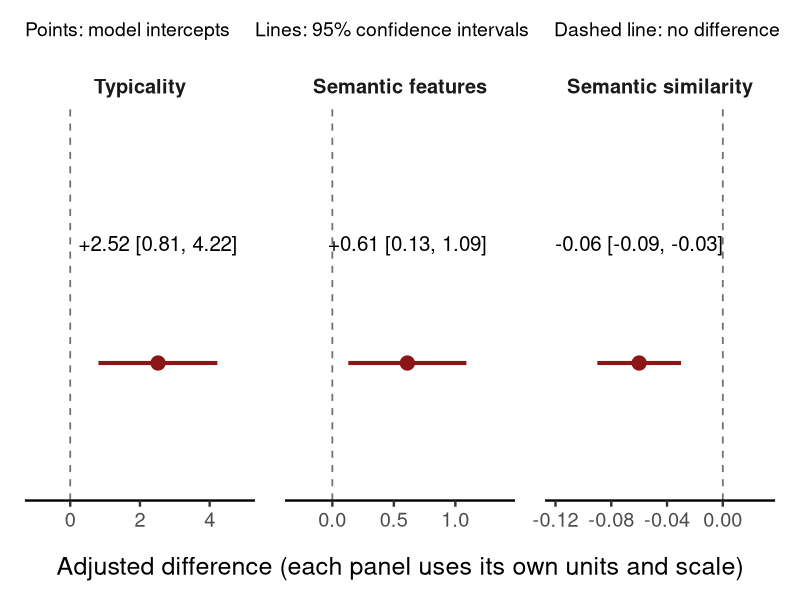
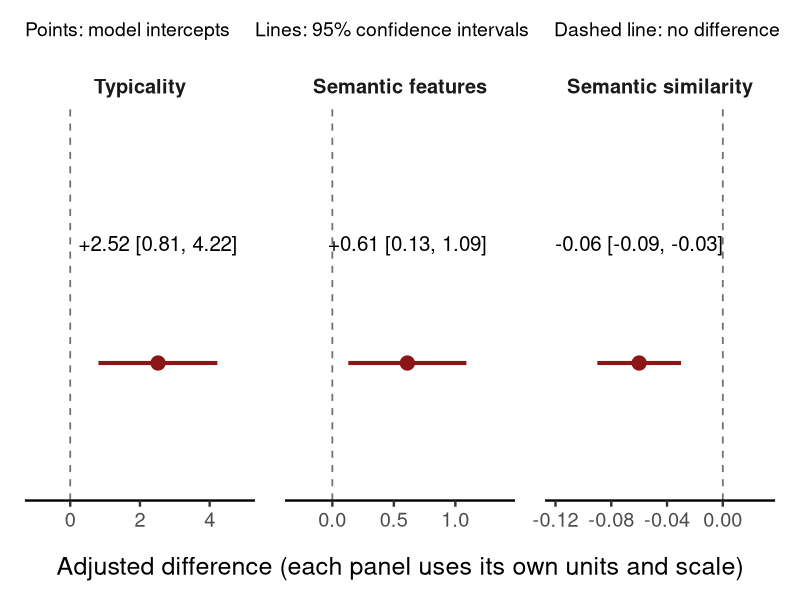
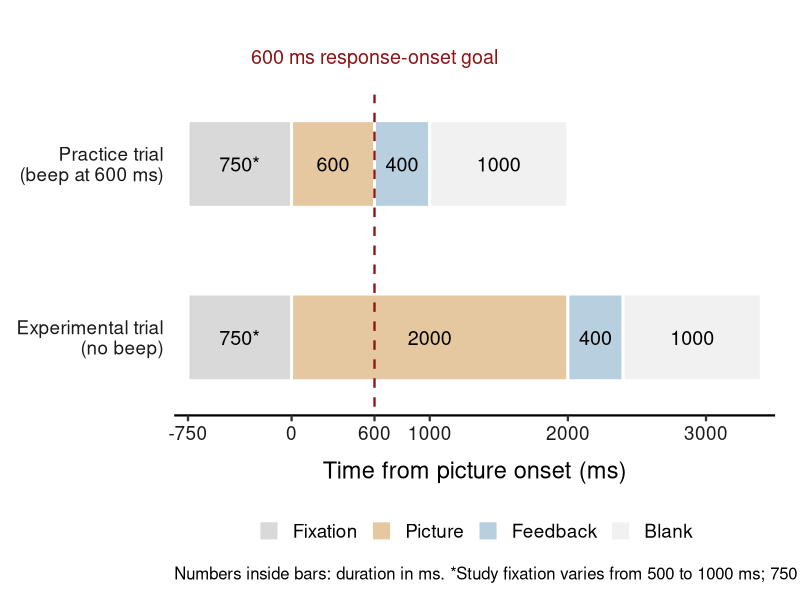
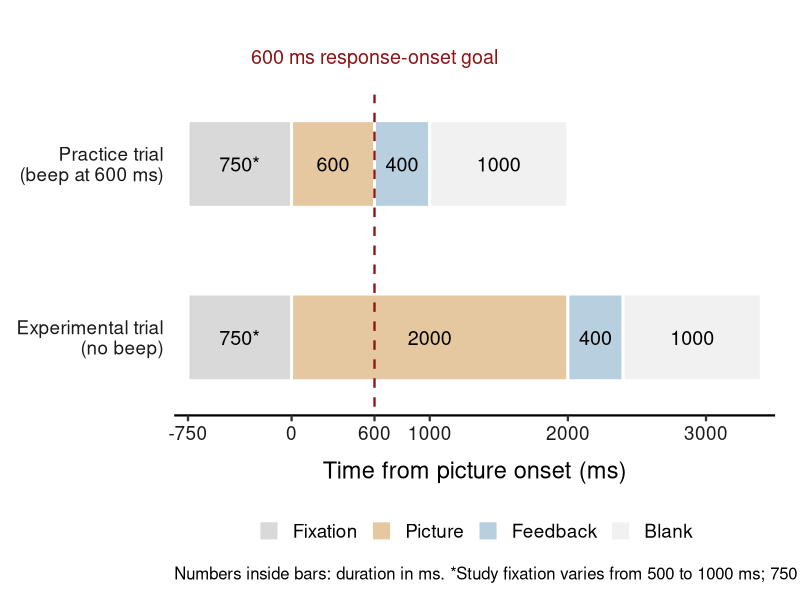

These charts were generated, in order, by the following R code:
# Run from the repository root: Rscript notes/w4-lampe-plots.R
# Estimates and 95% CIs: Lampe et al. (2024), p. 28, primary analyses.
# Timing: Lampe et al. (2024), p. 24. Diagram uses a 750 ms example fixation.
library(ggplot2)

estimates <- data.frame(
  measure = factor(c("Typicality", "Semantic features", "Semantic similarity"),
    levels = c("Typicality", "Semantic features", "Semantic similarity")),
  estimate = c(2.52, 0.61, -0.06),
  lower = c(0.81, 0.13, -0.09),
  upper = c(4.22, 1.09, -0.03),
  label = c("+2.52 [0.81, 4.22]", "+0.61 [0.13, 1.09]", "-0.06 [-0.09, -0.03]")
)
limits <- data.frame(
  measure = rep(estimates$measure, each = 2),
  x = c(-1, 5, -0.3, 1.4, -0.12, 0.03)
)
p <- ggplot(estimates, aes(x = estimate, y = 1)) +
  geom_blank(data = limits, aes(x = x, y = 1), inherit.aes = FALSE) +
  geom_vline(xintercept = 0, linetype = "dashed", colour = "#707070", linewidth = 0.6) +
  geom_segment(aes(x = lower, xend = upper, yend = 1), linewidth = 1.4, colour = "#8c1515") +
  geom_point(size = 4.5, colour = "#8c1515") +
  geom_text(aes(label = label), y = 1.2, size = 5.2) +
  facet_wrap(~measure, scales = "free_x", nrow = 1) +
  scale_y_continuous(limits = c(0.8, 1.4), breaks = NULL) +
  labs(x = "Adjusted difference (each panel uses its own units and scale)", y = NULL,
       subtitle = "Points: model intercepts     Lines: 95% confidence intervals     Dashed line: no difference") +
  theme_classic(base_size = 18) +
  theme(axis.line.y = element_blank(), axis.ticks.y = element_blank(),
        strip.background = element_blank(), strip.text = element_text(face = "bold"),
        plot.subtitle = element_text(size = 14, margin = margin(b = 18)),
        axis.title.x = element_text(margin = margin(t = 18)),
        panel.spacing = grid::unit(1.5, "lines"), plot.margin = margin(16, 18, 14, 18))
ggsave("slides/figs/lampe-adjusted-estimates.png", p, width = 12, height = 3.7, dpi = 200, bg = "white")
ggsave("slides/figs/lampe-adjusted-estimates.svg", p, width = 12, height = 3.7, device = grDevices::svg)

stages <- rbind(
  data.frame(row = 2, stage = c("Fixation", "Picture", "Feedback", "Blank"),
             start = c(-750, 0, 600, 1000), end = c(0, 600, 1000, 2000),
             duration = c("750*", "600", "400", "1000")),
  data.frame(row = 1, stage = c("Fixation", "Picture", "Feedback", "Blank"),
             start = c(-750, 0, 2000, 2400), end = c(0, 2000, 2400, 3400),
             duration = c("750*", "2000", "400", "1000"))
)
stages$stage <- factor(stages$stage, levels = c("Fixation", "Picture", "Feedback", "Blank"))
p <- ggplot(stages) +
  geom_rect(aes(xmin = start, xmax = end, ymin = row - 0.25, ymax = row + 0.25, fill = stage),
            colour = "white", linewidth = 1) +
  geom_text(aes(x = (start + end) / 2, y = row, label = duration), size = 5) +
  geom_segment(aes(x = 600, xend = 600, y = 0.6, yend = 2.4),
               inherit.aes = FALSE, data = data.frame(x = 1),
               colour = "#8c1515", linetype = "dashed", linewidth = 0.8) +
  annotate("text", x = 600, y = 2.62, label = "600 ms response-onset goal", colour = "#8c1515", size = 5) +
  scale_fill_manual(values = c(Fixation = "#d9d9d9", Picture = "#e6c8a0", Feedback = "#b7cfdf", Blank = "#f1f1f1")) +
  scale_x_continuous(breaks = c(-750, 0, 600, 1000, 2000, 3000), limits = c(-850, 3500), expand = c(0, 0)) +
  scale_y_continuous(breaks = 1:2,
    labels = c("Experimental trial\n(no beep)", "Practice trial\n(beep at 600 ms)"),
    limits = c(0.55, 2.85), expand = c(0, 0)) +
  labs(x = "Time from picture onset (ms)", y = NULL, fill = NULL,
       caption = "Numbers inside bars: duration in ms. *Study fixation varies from 500 to 1000 ms; 750 ms is illustrated.") +
  theme_classic(base_size = 17) +
  theme(axis.line.y = element_blank(), axis.ticks.y = element_blank(),
        axis.text = element_text(colour = "#1a1a1a"),
        legend.position = "bottom", plot.caption = element_text(size = 12, hjust = 0),
        axis.title.x = element_text(margin = margin(t = 12)),
        plot.margin = margin(12, 18, 12, 12))
ggsave("slides/figs/lampe-trial-timing.png", p, width = 12, height = 5.3, dpi = 200, bg = "white")
ggsave("slides/figs/lampe-trial-timing.svg", p, width = 12, height = 5.3, device = grDevices::svg)
